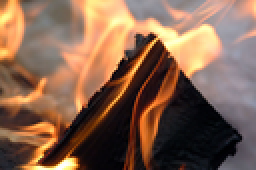
%> input picture 资料/Close-Formed Matting/fire.bmp, 128 x 85 px, shrunk from 600 x 400 before the run (shown 2 times larger)
$ octave runMatting_Fire.m   (GNU Octave 9; MATLAB toolbox functions it lacks are replaced by stand-ins)
%> lines starting %> are read from the running program, lines starting %| are printed output that depends on the picture; in (x1, y1, x2, y2) boxes, pixels count from 0 and x2, y2 are one past the last pixel; in counts of white or black regions, pixels touching at a corner belong together; the program's own positions count from 1
### 资料/Close-Formed Matting/runMatting.m

if (~exist('thr_alpha','var'))
  thr_alpha=[];
end
if (~exist('epsilon','var'))
  epsilon=[];
end
if (~exist('win_size','var'))
  win_size=[];
end

if (~exist('levels_num','var'))
  levels_num=1;
end
if (~exist('active_levels_num','var'))
  active_levels_num=1;
end

I=double(imread(img_name))/255;
mI=double(imread(scribs_img_name))/255;
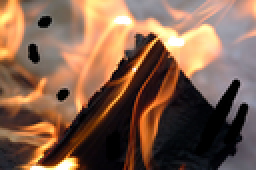
%> input picture 资料/Close-Formed Matting/fire_m.bmp, 128 x 85 px, shrunk from 600 x 400 before the run (shown 2 times larger)
consts_map=sum(abs(I-mI),3)>0.001;
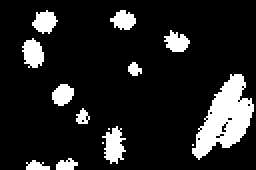
%> consts_map: size 85x128 logical (shown 2 times larger); 13.3% white; 14 white regions (3 under 20 px), largest, box (x1, y1, x2, y2) and area: (96, 37, 127, 80) 672, (51, 63, 63, 82) 135, (11, 19, 22, 34) 118
if (size(I,3)==3)
  consts_vals=rgb2gray(mI).*consts_map;
end
if (size(I,3)==1)
  consts_vals=mI.*consts_map;
end


alpha=solveAlphaC2F(I,consts_map,consts_vals,levels_num, ...
                    active_levels_num,thr_alpha,epsilon,win_size);

figure, imshow(alpha);
drawnow;
[F,B]=solveFB(I,alpha);

figure, imshow([F.*repmat(alpha,[1,1,3]),B.*repmat(1-alpha,[1,1,3])])

### 资料/Close-Formed Matting/downSmpIm.m
function I=downSmpIm(I,filtS)
%> called with filtS = 2

if(~exist('filtS','var'))
  filtS=1;
end
if (filtS==2)
  filt=[1,4,6,4,1]/16;
end
if (filtS==1)
  filt=[1,2,1]/4;
end

for i=1:size(I,3)
  for j=1:size(I,4)
    I(:,:,i,j)=conv2(filt,filt',I(:,:,i,j),'same');
  end
end

I=I(filtS+1:2:end-filtS,filtS+1:2:end-filtS,:,:);
%> I: size 41x62x3 double

### 资料/Close-Formed Matting/solveAlphaC2F.m
function alpha=solveAlphaC2F(I,consts_map,consts_vals,levels_num,active_levels_num,varargin);


  if (length(varargin)>0)
    if (~isempty(varargin{1}))
      thr_alpha=varargin{1};
    end
  end

  if (~exist('thr_alpha','var'))
    thr_alpha=0.02;
  end
  erode_mask_w=1;
  active_levels_num=max(active_levels_num,1);
  if (levels_num>1)
    sI=downSmpIm(I,2);
    s_consts_map=round(downSmpIm(double(consts_map),2));
%> s_consts_map: size 41x62 double; values 0 (black) and 1 (white), 13.8% white; 11 white regions (4 under 20 px), largest, box (x1, y1, x2, y2) and area: (47, 18, 62, 39) 171, (25, 31, 30, 40) 34, (5, 9, 10, 16) 29
    s_consts_vals=round(downSmpIm(double(consts_vals),2));
%> s_consts_vals: size 41x62 double; values 0 (black) and 1 (white), 2% white; 5 white regions (4 under 20 px), largest, box (x1, y1, x2, y2) and area: (41, 7, 46, 12) 20
    s_alpha=solveAlphaC2F(sI,s_consts_map,s_consts_vals,levels_num-1,...
                          min(levels_num-1,active_levels_num),varargin{:});
    alpha=upSampleAlphaUsingImg(s_alpha,sI,I,varargin{2:end});
    talpha=alpha.*(1-consts_map)+consts_vals;
    consts_map=min(consts_map+imerode((alpha>=(1-thr_alpha)),ones(erode_mask_w*2+1))+imerode((alpha<=(thr_alpha)),ones(erode_mask_w*2+1)),1);
    consts_vals=round(talpha).*consts_map;
    %figure, imshow([consts_map,alpha])
  end
  if (active_levels_num>=levels_num)
    alpha=solveAlpha(I,consts_map,consts_vals,varargin{2:end});
  end


### 资料/Close-Formed Matting/solveAlpha.m
function alpha=solveAlpha(I,consts_map,consts_vals,varargin)

  [h,w,c]=size(I);
%> h = 19; w = 29; c = 3
  img_size=w*h;
%> img_size = 551

  A=getLaplacian1(I,consts_map,varargin{:});

  D=spdiags(consts_map(:),0,img_size,img_size);
  lambda=100;
  x=(A+lambda*D)\(lambda*consts_map(:).*consts_vals(:));


  alpha=max(min(reshape(x,h,w),1),0);

### 资料/Close-Formed Matting/getLaplacian1.m
function [A,A1]=getLaplacian1(I,consts,epsilon,win_size)
%> called with epsilon = [], win_size = []

  if (~exist('epsilon','var'))
    epsilon=0.0000001;
  end
  if (isempty(epsilon))
    epsilon=0.0000001;
  end
  if (~exist('win_size','var'))
    win_size=1;
  end
  if (isempty(win_size))
    win_size=1;
  end

  neb_size=(win_size*2+1)^2;
  [h,w,c]=size(I);
%> h = 19; w = 29; c = 3
  n=h; m=w;
%> after `n=h`: n = 19
%> after `m=w`: m = 29
  img_size=w*h;
%> img_size = 551
  consts=imerode(consts,ones(win_size*2+1));

  indsM=reshape([1:img_size],h,w);

  tlen=sum(sum(1-consts(win_size+1:end-win_size,win_size+1:end-win_size)))*(neb_size^2);
%> tlen = 36369

  row_inds=zeros(tlen ,1);
  col_inds=zeros(tlen,1);
  vals=zeros(tlen,1);
  len=0;
  for j=1+win_size:w-win_size
    for i=win_size+1:h-win_size
      if (consts(i,j))
        continue
      end
      win_inds=indsM(i-win_size:i+win_size,j-win_size:j+win_size);
      win_inds=win_inds(:);
      winI=I(i-win_size:i+win_size,j-win_size:j+win_size,:);
      winI=reshape(winI,neb_size,c);
      win_mu=mean(winI,1)';
      win_var=inv(winI'*winI/neb_size-win_mu*win_mu' +epsilon/neb_size*eye(c));

      winI=winI-repmat(win_mu',neb_size,1);
      tvals=(1+winI*win_var*winI')/neb_size;

      row_inds(1+len:neb_size^2+len)=reshape(repmat(win_inds,1,neb_size),...
                                             neb_size^2,1);
      col_inds(1+len:neb_size^2+len)=reshape(repmat(win_inds',neb_size,1),...
                                             neb_size^2,1);
      vals(1+len:neb_size^2+len)=tvals(:);
      len=len+neb_size^2;
    end
  end
%> after the loop, len = 36369

  vals=vals(1:len);
  row_inds=row_inds(1:len);
  col_inds=col_inds(1:len);
  A=sparse(row_inds,col_inds,vals,img_size,img_size);
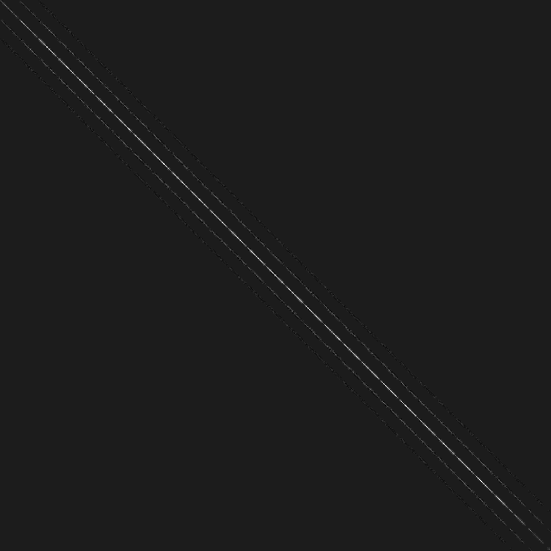
%> A: size 551x551 double; min -0.791, max 6.29, mean 0.0133; drawn with min black and max white

  sumA=sum(A,2);
%> sumA = 551 values, max 9 at index 62, min 0 at index 527, mean 7.33
  A=spdiags(sumA(:),0,img_size,img_size)-A;
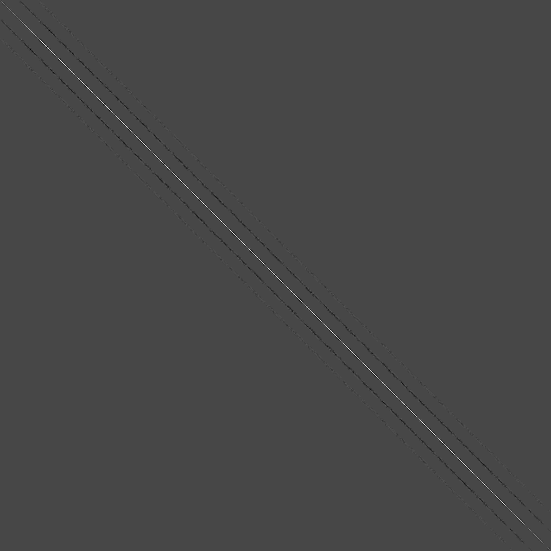
%> A: size 551x551 double; min -2.64, max 6.82, mean -4.03e-20; drawn with min black and max white
%> in solveAlpha, `D=spdiags(consts_map(:),0,img_size,img_size);`:
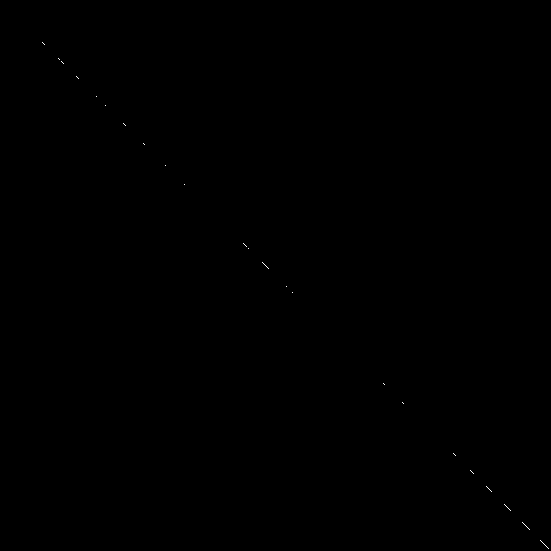
%> D: size 551x551 double; values 0 (black) and 1 (white), 0.02% white in thin lines or dots, all inside (x1, y1, x2, y2) = (42, 42, 549, 549)
%> in solveAlpha, `x=(A+lambda*D)\(lambda*consts_map(:).*consts_vals(:));`: x = 551 values, max 2.24 at index 305, min -0.485 at index 233, mean 0.142

return

### 资料/Close-Formed Matting/getLinearCoeff.m
function coeff=getLinearCoeff(alpha,I,epsilon,win_size)
%> called with epsilon = [], win_size = []

  if (~exist('epsilon','var'))
    epsilon=0.0000001;
  end
  if (isempty(epsilon))
    epsilon=0.0000001;
  end
  if (~exist('win_size','var'))
    win_size=1;
  end
  if (isempty(win_size))
    win_size=1;
  end
  neb_size=(win_size*2+1)^2;
  [h,w,c]=size(I);
  n=h; m=w;
%> after `n=h`: n = 19
%> after `m=w`: m = 29
  img_size=w*h;


  indsM=reshape([1:img_size],h,w);

  coeff=zeros(h,w,c+1);


  for j=1+win_size:w-win_size
    for i=win_size+1:h-win_size

      win_inds=indsM(i-win_size:i+win_size,j-win_size:j+win_size);
      win_inds=win_inds(:);
      winI=I(i-win_size:i+win_size,j-win_size:j+win_size,:);
      winI=reshape(winI,neb_size,c);


      G=[[winI,ones(neb_size,1)];[eye(c)*epsilon^0.5,zeros(c,1)]];

      tcoeff=inv(G'*G)*G'*[alpha(win_inds);zeros(c,1)];
      coeff(i,j,:)=reshape(tcoeff,1,1,c+1);


    end
  end


  coeff(1:win_size,:,:)=repmat(coeff(win_size+1,:,:),win_size,1);
  coeff(end-win_size+1:end,:,:)=repmat(coeff(end-win_size,:,:),win_size,1);
  coeff(:,1:win_size,:)=repmat(coeff(:,win_size+1,:),1,win_size);
  coeff(:,end-win_size+1:end,:)=repmat(coeff(:,end-win_size,:),1,win_size);


### 资料/Close-Formed Matting/upSmpIm.m
function nI= upSmpIm(I,new_imgSize,filtS)
%> called with new_imgSize = [41 62]

if(~exist('filtS','var'))
  filtS=1;
end
if (filtS==2)
  filt=[1,4,6,4,1]/8;
end
if (filtS==1)
  filt=[1,2,1]/2;
end
if (filtS==0)
  filt=[1];
end


id=floor((new_imgSize(1)-size(I,1)*2+1)/2);
%> id = 2
iu=ceil((new_imgSize(1)-size(I,1)*2+1)/2);
%> iu = 2
jd=floor((new_imgSize(2)-size(I,2)*2+1)/2);
%> jd = 2
ju=ceil((new_imgSize(2)-size(I,2)*2+1)/2);

nI=zeros(new_imgSize(1)+2*filtS,new_imgSize(2)+2*filtS,size(I,3),size(I, ...
                                                  4));
nI(id+filtS+1:2:end-iu-filtS,jd+filtS+1:2:end-ju-filtS,:,:)=I;
nI(id+filtS-1:-2:1,:,:,:)=repmat(nI(id+filtS+1,:,:,:),ceil((id+filtS-1)/2),1);
%> nI: size 43x64x4 double; mean R, G, B, A 0.0967, -0.175, 0.193, -0.0171

nI(end-iu-filtS+2:2:end,:,:,:)=repmat(nI(end-iu-filtS,:,:,:),ceil((iu+filtS-1)/2),1);
%> nI: size 43x64x4 double; mean R, G, B, A 0.102, -0.186, 0.197, -0.0171
nI(:,jd+filtS-1:-2:1,:,:)=repmat(nI(:,jd+filtS+1,:,:),1,ceil((jd+filtS-1)/2));
%> nI: size 43x64x4 double; mean R, G, B, A 0.103, -0.187, 0.199, -0.0171
nI(:,end-ju-filtS+2:2:end,:,:)=repmat(nI(:,end-ju-filtS,:,:),1,ceil((ju+filtS-1)/2));
%> nI: size 43x64x4 double; mean R, G, B, A 0.119, -0.192, 0.193, -0.02


for i=1:size(nI,3)
  for j=1:size(nI,4)
    nI(:,:,i,j)=conv2(filt,filt',nI(:,:,i,j),'same');
  end
end


nI=nI(filtS+1:end-filtS,filtS+1:end-filtS,:,:);
%> nI: size 41x62x4 double

### 资料/Close-Formed Matting/upSampleAlphaUsingImg.m
function balpha=upSampleAlphaUsingImg(alpha,I,bI,varargin)


  coeff=getLinearCoeff(alpha,I,varargin{:});

  bcoeff=upSmpIm(coeff,[size(bI,1),size(bI,2)]);

  balpha=bcoeff(:,:,end);

  for k=1:size(bI,3)
    balpha=balpha+bcoeff(:,:,k).*bI(:,:,k);
  end
%> in solveAlphaC2F (call 2), `consts_map=min(consts_map+imerode((alpha>=(1-thr_alpha)),ones(erode_ma..`: consts_map: size 41x62 double; values 0 (black) and 1 (white), 53.5% white; 6 black regions (3 under 20 px), largest, box (x1, y1, x2, y2) and area: (19, 0, 62, 41) 1067, (10, 5, 20, 14) 64, (0, 27, 6, 31) 23
%> in getLinearCoeff (call 2), `coeff(1:win_size,:,:)=repmat(coeff(win_size+1,:,:),win_size,1);`: coeff: size 41x62x4 double; mean R, G, B, A 0.3, -0.7, 0.8, 0
%> in getLinearCoeff (call 2), `coeff(end-win_size+1:end,:,:)=repmat(coeff(end-win_size,:,:),win_size,..`: coeff: size 41x62x4 double; mean R, G, B, A 0.3, -0.8, 0.8, 0; mean of the top-left, top-right, bottom-left and bottom-right quarters 0.12, 0.296, 0.00951, 0.0162
%> in getLinearCoeff (call 2), `coeff(:,1:win_size,:)=repmat(coeff(:,win_size+1,:),1,win_size);`: coeff: size 41x62x4 double; mean R, G, B, A 0.3, -0.8, 0.8, 0; mean of the top-left, top-right, bottom-left and bottom-right quarters 0.12, 0.296, 0.0097, 0.0162
%> in getLinearCoeff (call 2), `coeff(:,end-win_size+1:end,:)=repmat(coeff(:,end-win_size,:),1,win_siz..`: coeff: size 41x62x4 double; mean R, G, B, A 0.4, -0.8, 0.8, 0
%> call 2 of upSmpIm, with new_imgSize = [85 128]
%> in upSmpIm (call 2), `nI(id+filtS-1:-2:1,:,:,:)=repmat(nI(id+filtS+1,:,:,:),ceil((id+filtS-1..`:
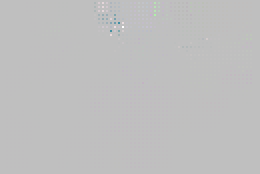
%> nI: size 87x130x4 double (shown 2 times larger); mean R, G, B, A 0.1, -0.2, 0.2, 0; mean of the top-left, top-right, bottom-left and bottom-right quarters 0.0296, 0.0699, 0.00221, 0.00375; transparent parts drawn white
%> in upSmpIm (call 2), `nI(end-iu-filtS+2:2:end,:,:,:)=repmat(nI(end-iu-filtS,:,:,:),ceil((iu+..`: nI: size 87x130x4 double; 0.55% of pixels changed, all inside (x1, y1, x2, y2) = (3, 85, 126, 86)
%> in upSmpIm (call 2), `nI(:,jd+filtS-1:-2:1,:,:)=repmat(nI(:,jd+filtS+1,:,:),1,ceil((jd+filtS..`: nI: size 87x130x4 double; mean R, G, B, A 0.1, -0.2, 0.2, 0; mean of the top-left, top-right, bottom-left and bottom-right quarters 0.0296, 0.0699, 0.00212, 0.00362
%> in upSmpIm (call 2), `nI(:,end-ju-filtS+2:2:end,:,:)=repmat(nI(:,end-ju-filtS,:,:),1,ceil((j..`: nI: size 87x130x4 double; mean R, G, B, A 0.1, -0.2, 0.2, 0; mean of the top-left, top-right, bottom-left and bottom-right quarters 0.0296, 0.0712, 0.00212, 0.00373
%> the loop in upSampleAlphaUsingImg (call 2), `for k=1:size(bI,3)` made 3 passes
%> pass 1, in upSampleAlphaUsingImg (call 2), `balpha=balpha+bcoeff(:,:,k).*bI(:,:,k);`:
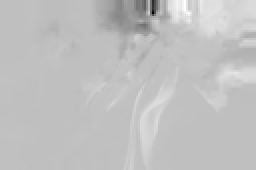
%> balpha: size 85x128 double (shown 2 times larger); min -17.86, max 5.88, mean 0.0753; drawn with min black and max white


### 资料/Close-Formed Matting/solveFB.m
function [F,B]=solveFB(I,alpha)
  [h,w,c]=size(I);
  mask=(alpha>=0.02).*(alpha<=0.98);
  [Gx,Gy,Gd1,Gd2]=getGMatByMask(w,h,mask);
  G=[Gx;Gy;Gd1;Gd2];
  Ga=G*alpha(:);
  wgf=abs(Ga).^0.5+0.003*repmat((1-alpha(:)),4,1);
  wgb=abs(Ga).^0.5+0.003*repmat(alpha(:),4,1);


  wf=(alpha(:)>0.98)*100+0.03*alpha(:).*(alpha(:)>0.7)+0.01*(alpha(:)<0.02);
  wb=(alpha(:)<0.02)*100+0.03*(1-alpha(:)).*(alpha(:)<0.3)+0.01*(alpha(:)>0.98);


  wgf=spdiags(wgf(:),0,length(wgf),length(wgf));
  wgb=spdiags(wgb(:),0,length(wgb),length(wgb));
  wf=spdiags(wf(:),0,length(wf),length(wf));
  wb=spdiags(wb(:),0,length(wb),length(wb));


  for t=1:c
    tI=I(:,:,t);
    Ag=[wgf*G,sparse(size(G,1),size(G,2));sparse(size(G,1),size(G,2)),wgb* ...
        G];
    bg=zeros(size(Ag,1),1);
    Ai=[wf,sparse(w*h,w*h);sparse(w*h,w*h),wb];
    bi=[wf*tI(:).*(alpha(:)>0.02);wb*tI(:).*(alpha(:)<0.98)];
    As=[spdiags(alpha(:),0,w*h,w*h),spdiags(1-alpha(:),0,w*h,w*h)];
    bs=tI(:);
    A=[Ai;As;Ag];
    b=[bi;bs;bg];
    x=(A'*A)\(A'*b);
    F(:,:,t)=reshape(x(1:w*h),h,w);
    B(:,:,t)=reshape(x(w*h+1:end),h,w);

  end

### 资料/Close-Formed Matting/getGMatByMask.m
function [Gx,Gy,G3,G4]=getGMatByMask(w,h,mask)
%> called with w = 128, h = 85
imgSize=w*h;

dS=[1,-1];
filtSizeS=1;


%indsGx1=[]; indsGx2=[]; valsGx=[];
%indsGy1=[]; indsGy2=[]; valsGy=[];
indsGx1=zeros(imgSize*2,1);
indsGx2=zeros(imgSize*2,1);
valsGx=zeros(imgSize*2,1);
indsGy1=zeros(imgSize*2,1);
indsGy2=zeros(imgSize*2,1);
valsGy=zeros(imgSize*2,1);
indsG31=zeros(imgSize*2,1);
indsG32=zeros(imgSize*2,1);
valsG3=zeros(imgSize*2,1);
indsG41=zeros(imgSize*2,1);
indsG42=zeros(imgSize*2,1);
valsG4=zeros(imgSize*2,1);

indy=0; indx=0; ind3=0; ind4=0;

for x=1:w-1,
  for y=1:h,
    if ((~mask(y,x))&(~mask(y,x+1)))
      continue
    end
    for disp=0:filtSizeS,
      indx=indx+1;
      indsGx1(indx)=imIndexToVect(y,x,h);
      indsGx2(indx)=imIndexToVect(y,x+disp,h);
      valsGx(indx)=dS(disp+1);
    end
  end
end
%> after the loop, indx = 8108
for x=1:w,
  for y=1:h-1,
    if ((~mask(y,x))&(~mask(y+1,x)))
      continue
    end
    for disp=0:filtSizeS,
      indy=indy+1;
      indsGy1(indy)=imIndexToVect(y,x,h);
      indsGy2(indy)=imIndexToVect(y+disp,x,h);
      valsGy(indy)=dS(disp+1);
    end;
  end;
end
%> after the loop, indy = 8048

for x=1:w-1,
  for y=1:h-1,
    if ((~mask(y,x))&(~mask(y+1,x+1)))
      continue
    end
    for disp=0:filtSizeS,
      ind3=ind3+1;
      indsG31(ind3)=imIndexToVect(y,x,h);
      indsG32(ind3)=imIndexToVect(y+disp,x+disp,h);
      valsG3(ind3)=dS(disp+1);
    end
  end
end
%> after the loop, ind3 = 8314

for x=1:w-1,
  for y=2:h,
    if ((~mask(y,x))&(~mask(y-1,x+1)))
      continue
    end
    for disp=0:filtSizeS,
      ind4=ind4+1;
      indsG41(ind4)=imIndexToVect(y,x,h);
      indsG42(ind4)=imIndexToVect(y-disp,x+disp,h);
      valsG4(ind4)=dS(disp+1);
    end;
  end;
end;
%> after the loop, ind4 = 8174
%'done inds'
indsGx1=indsGx1(1:indx);
%> indsGx1 = 8108 values from 46 to 10750
indsGx2=indsGx2(1:indx);
%> indsGx2 = 8108 values, max 10835 at index 8108, min 46 at index 1, mean 6744
valsGx=valsGx(1:indx);
%> valsGx = 8108 values, max 1 at index 1, min -1 at index 2, mean 0
indsGy1=indsGy1(1:indy);
%> indsGy1 = 8048 values from 45 to 10835
indsGy2=indsGy2(1:indy);
%> indsGy2 = 8048 values from 45 to 10836
valsGy=valsGy(1:indy);
%> valsGy = 8048 values, max 1 at index 1, min -1 at index 2, mean 0
indsG31=indsG31(1:ind3);
indsG32=indsG32(1:ind3);
valsG3=valsG3(1:ind3);
indsG41=indsG41(1:ind4);
%> indsG41 = 8174 values from 46 to 10751
indsG42=indsG42(1:ind4);
%> indsG42 = 8174 values, max 10835 at index 8174, min 46 at index 1, mean 6752.8
valsG4=valsG4(1:ind4);
%> valsG4 = 8174 values, max 1 at index 1, min -1 at index 2, mean 0


Gx=sparse(indsGx1,indsGx2,valsGx,imgSize,imgSize);
Gy=sparse(indsGy1,indsGy2,valsGy,imgSize,imgSize);
G3=sparse(indsG31,indsG32,valsG3,imgSize,imgSize);
G4=sparse(indsG41,indsG42,valsG4,imgSize,imgSize);

### 资料/Close-Formed Matting/runMatting_Fire.m
img_name='fire.bmp';
scribs_img_name='fire_m.bmp';
levels_num=3;
active_levels_num=1;


runMatting
